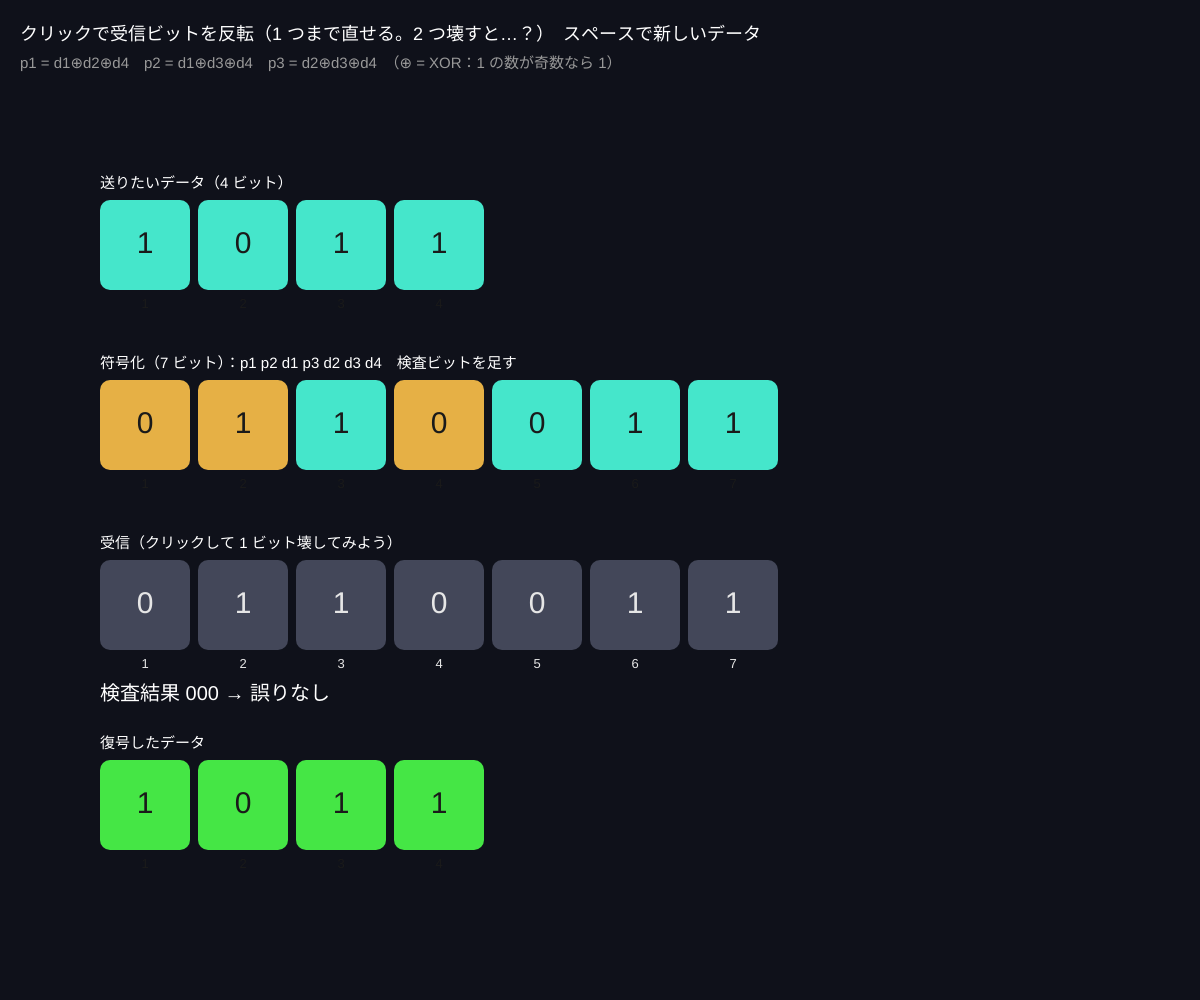
Frame 1 (no input)
Frame 60 (no input): identical to frame 1, image omitted
Frame 120 (the mouse pressed at the canvas centre since frame 60): identical to frame 1, image omitted

The p5.js sketch that drew this single still picture (run headless with seeded random() and noise() and a simulated clock; from frame 60 on, the mouse is pressed at the canvas centre):

// p5.js sketch
// ── sketch.js
// ============================================
// 06 ハミング符号（1 ビットの誤りを自動で直す）
// 4 ビットのデータに 3 ビットの「検査ビット」を足して 7 ビットにする
// どこか 1 ビットが反転しても、検査ビットの組み合わせで「どこが壊れたか」がわかる
// クリックで送信中のビットをひっくり返す / スペースで新しいデータ
// ============================================

let data = [1, 0, 1, 1]; // 送りたい 4 ビット
let sent = []; // 7 ビット
let received = [];
let flipped = -1;

function setup() {
  createCanvas(windowWidth, windowHeight);
  colorMode(HSB, 360, 100, 100, 100);
  encode();
}

// ★ 符号化：検査ビット p1, p2, p3 は、決まったデータビットの偶奇（XOR）
function encode() {
  let [d1, d2, d3, d4] = data;
  let p1 = d1 ^ d2 ^ d4;
  let p2 = d1 ^ d3 ^ d4;
  let p3 = d2 ^ d3 ^ d4;
  sent = [p1, p2, d1, p3, d2, d3, d4]; // 位置 1〜7（検査ビットは 1, 2, 4 番目）
  received = sent.slice();
  flipped = -1;
}

// ★ 復号：受信側で検査を計算し直す。3 つの検査結果を 2 進数で読むと、壊れた位置になる！
function decode() {
  let r = received;
  let c1 = r[0] ^ r[2] ^ r[4] ^ r[6];
  let c2 = r[1] ^ r[2] ^ r[5] ^ r[6];
  let c3 = r[3] ^ r[4] ^ r[5] ^ r[6];
  let pos = c1 * 1 + c2 * 2 + c3 * 4; // 0 なら誤りなし
  let fixed = r.slice();
  if (pos > 0) fixed[pos - 1] = 1 - fixed[pos - 1];
  return { pos, fixed, dataOut: [fixed[2], fixed[4], fixed[5], fixed[6]] };
}

function draw() {
  background(230, 40, 10);
  let res = decode();
  let cell = min(90, (width - 200) / 8);

  drawBits(data, 100, height * 0.2, cell, '送りたいデータ（4 ビット）', [0, 1, 2, 3].map(() => 170));
  drawBits(sent, 100, height * 0.38, cell, '符号化（7 ビット）：p1 p2 d1 p3 d2 d3 d4　検査ビットを足す', [40, 40, 170, 40, 170, 170, 170]);
  drawBits(received, 100, height * 0.56, cell, '受信（クリックして 1 ビット壊してみよう）', received.map((b, i) => (b !== sent[i] ? 0 : 230)), true);
  drawBits(res.dataOut, 100, height * 0.76, cell, '復号したデータ', res.dataOut.map((b, i) => (b === data[i] ? 120 : 0)));

  noStroke();
  fill(0, 0, 100);
  textSize(20);
  let msg = res.pos === 0 ? '検査結果 000 → 誤りなし' : '検査結果 ' + ((res.pos >> 2) & 1) + ((res.pos >> 1) & 1) + (res.pos & 1) + ' = ' + res.pos + ' → ' + res.pos + ' 番目のビットを直した！';
  text(msg, 100, height * 0.56 + cell + 50);
  fill(0, 0, 100);
  textSize(18);
  text('クリックで受信ビットを反転（1 つまで直せる。2 つ壊すと…？）　スペースで新しいデータ', 20, 40);
  fill(0, 0, 60);
  textSize(15);
  text('p1 = d1⊕d2⊕d4　p2 = d1⊕d3⊕d4　p3 = d2⊕d3⊕d4　（⊕ = XOR：1 の数が奇数なら 1）', 20, 68);
}

function drawBits(bits, x0, y0, cell, label, hues, clickable) {
  noStroke();
  fill(0, 0, 100);
  textSize(15);
  text(label, x0, y0 - 12);
  for (let i = 0; i < bits.length; i++) {
    let x = x0 + i * (cell + 8);
    fill(hues[i], hues[i] === 230 ? 25 : 70, hues[i] === 230 ? 35 : 90);
    rect(x, y0, cell, cell, 10);
    fill(0, 0, hues[i] === 230 ? 90 : 10);
    textAlign(CENTER, CENTER);
    textSize(30);
    text(bits[i], x + cell / 2, y0 + cell / 2);
    textSize(13);
    text(i + 1, x + cell / 2, y0 + cell + 14);
    textAlign(LEFT, BASELINE);
  }
}

function mousePressed() {
  let cell = min(90, (width - 200) / 8), y0 = height * 0.56;
  if (mouseY < y0 || mouseY > y0 + cell) return;
  let i = floor((mouseX - 100) / (cell + 8));
  if (i >= 0 && i < 7) received[i] = 1 - received[i];
}
function keyPressed() {
  if (key === ' ') {
    data = data.map(() => (random() < 0.5 ? 1 : 0));
    encode();
  }
}

// ---------- やってみよう ----------
// 1. 7 個のどれを壊しても直ることを確かめよう（検査ビット自身が壊れても OK）
// 2. 2 個壊すと「間違った場所」を直してしまう。ハミング(7,4) は 1 ビット訂正まで
// 3. 05 の 3 回くり返し（12 ビットで 4 ビット送る）と比べて、7 ビットで済む。効率 4/7
